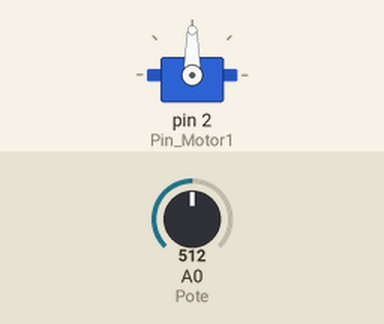
This sketch was run on a simulated Arduino Uno, built with avr-gcc and run on an emulated ATmega328P. Parts: servo. The inputs (shaded band) are chosen by the test bench; at power-on: A0 (Pote) = 512.

Above: at 1.2 s.
1.3 s: A0 (Pote) set to 716
At 2.4 s:
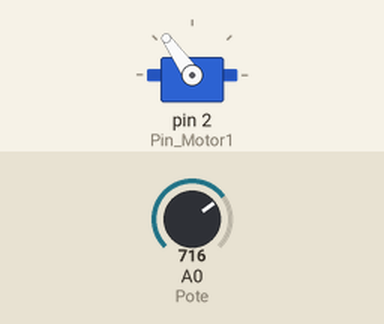
2.8 s: A0 (Pote) set to 900
At 3.5 s:
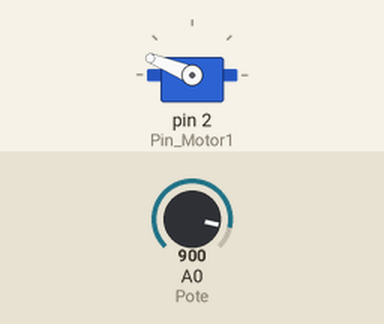
4.3 s: A0 (Pote) set to 1023
At 5.5 s:
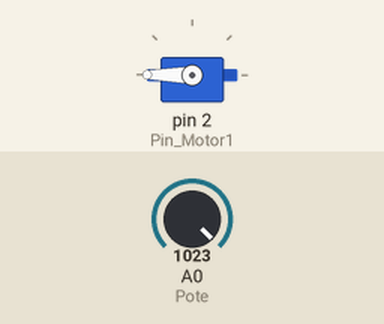
5.8 s: A0 (Pote) set to 306
At 6.7 s:
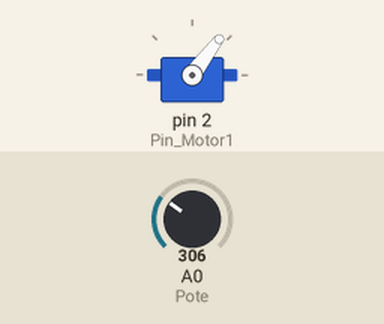
7.3 s: A0 (Pote) set to 122
At 7.7 s:
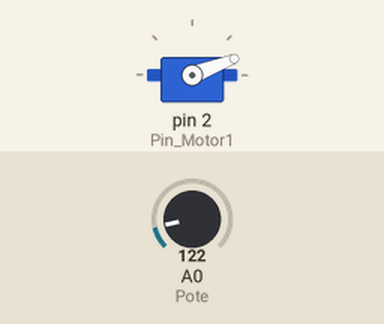
Timing chart, 0 to 9.8 s (numbered marks = the images above; inputs shaded):
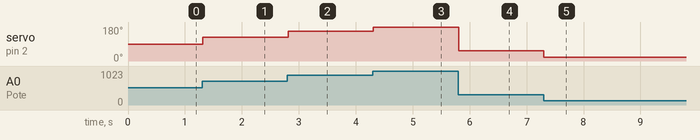

The sketch:

servo_pote_2.ino
```cpp
#include<Servo.h>

Servo Motor1;
int Pin_Motor1 = 2;
//---OJO-- en los siguientes pulsos se ajusto al giro-angulo perfecto del servo.
int Pulso_Min = 1050; //para PWM un pulso de 1 miliseg(1000 microsegundos) equivale a 90°
int Pulso_Max = 1900; //equivale a 180°(1900 equivalente a 2000)

int Valor_Pote;
int Angulo;
int Pote=0;


void setup() {
  Motor1.attach(Pin_Motor1,Pulso_Min,Pulso_Max);//La funcion attach sirve para inicializar al servo
//Los pulsos requieren estar en microsegundos
}

void loop() {

Valor_Pote=analogRead(Pote);
//--Con la funcion map, en este caso,convertimos la señal analogica(0 a 1023) a señal digital de pulsos del motor(1050(0°)a 1900(180°))
Angulo=map(Valor_Pote,0,1023,0,180);//Hace la conversion de un valor a otro proporcional,analogico/digital(1023/1900(180°))
Motor1.write(Angulo);
delay(20);


}
```

Measured:
- after the input at 1.3 s, servo on pin 2 (Pin_Motor1): 90° → 125° at once
- after the input at 2.8 s, servo on pin 2 (Pin_Motor1): 125° → 158° at once
- after the input at 4.3 s, servo on pin 2 (Pin_Motor1): 158° → 180° at once
- after the input at 5.8 s, servo on pin 2 (Pin_Motor1): 180° → 53° at once
- after the input at 7.3 s, servo on pin 2 (Pin_Motor1): 53° → 21° at once
